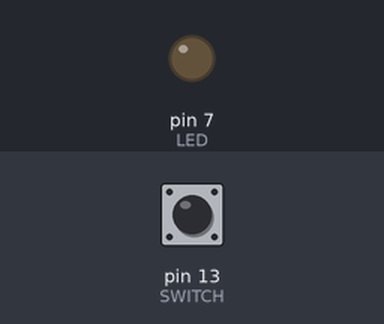
Bench run of a sketch on a simulated Arduino Uno, built with avr-gcc and run on an emulated ATmega328P. Parts: output pins drawn as LEDs (lit = HIGH). The test bench sets the inputs (shaded band); at power-on: pin 13 (SWITCH) LOW.

Above: at 1.2 s.
1.3 s: pin 13 (SWITCH) pulled HIGH for 0.15 s
At 2.2 s:
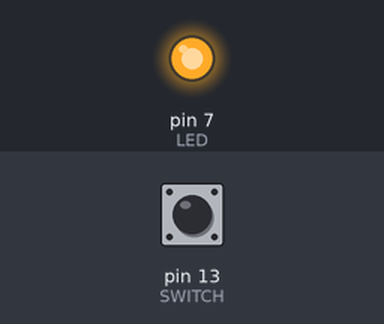
2.9 s: pin 13 (SWITCH) pulled HIGH for 1 s
At 3.4 s:
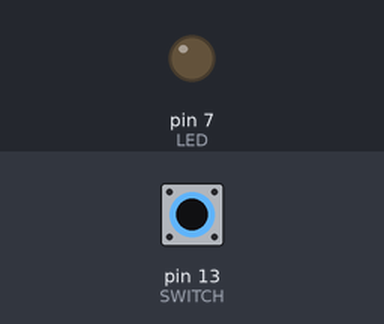
5.4 s: pin 13 (SWITCH) pulled HIGH for 3.2 s
At 6.5 s:
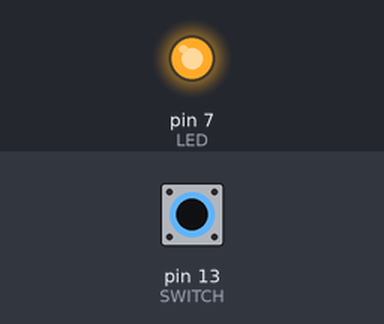
Timing chart, 0 to 8.4 s (numbered marks = the images above; inputs shaded):
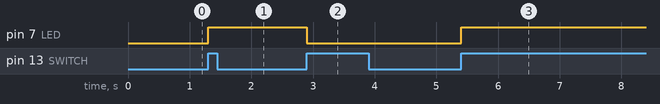

Measured:
- after the input at 1.3 s, pin 7 (LED): LOW → HIGH at once
- after the input at 2.9 s, pin 7 (LED): HIGH → LOW at once
- after the input at 5.4 s, pin 7 (LED): LOW → HIGH at once

The sketch:

chapter3-list8.ino
```cpp
#define LED 7
#define SWITCH 13

boolean LEDOn = false;
boolean switchOn = false;

void setup() {
  pinMode(LED, OUTPUT);
  pinMode(SWITCH, INPUT);
}

void loop() {
  if (digitalRead(SWITCH) && !switchOn) {
    if (LEDOn) {
      LEDOn = false;
      digitalWrite(LED, LOW);
    } else {
      LEDOn = true;
      digitalWrite(LED, HIGH);
    }
  }
  switchOn = digitalRead(SWITCH);
  delay(100);
}
```
